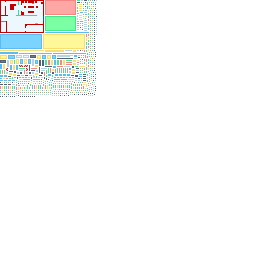
#> input picture assets/environments/iwatodai_dorm/texture.png, 256 x 256 px, found by its file name
$ python texture2collision.py texture.png map_data.h
#> lines starting #> are read from the running program, lines starting #| are printed output that depends on the picture
#!/usr/bin/env python3
"""
texture2collision.py - Blockbench texture to DS collision map converter
Usage:
    python3 texture2collision.py <texture.png> <output.h> [x] [y] [width] [height]

Examples:
    # Full image
    python3 texture2collision.py texture.png map_data.h

    # Crop region (left, top, width, height)
    python3 texture2collision.py texture.png map_data.h 0 0 64 64

Note:
    This is a legacy script that will be deprecated in favour of a newer workflow supporting obj2environment.py and obj2model.py
    It was currently used for the early prototype's simple collision map, but will be removed once we switch to the new workflow.
    The new workflow is planned to use .json files and coordinate data to define collision areas, rather than relying on pixel
    colours in a texture. This will allow for more flexibility and better integration with the 3D models.
"""

import sys
import os

try:
    from PIL import Image
except ImportError:
    print("Error: Pillow is required. Install it with:")
    print("  pip install Pillow")
    sys.exit(1)


# Tile color definitions
# Edit these to match the colors you painted in Blockbench.
# Format: (R, G, B): tile_value
TILE_COLORS = {
    # WORLD
    (197, 0, 0): 0,         # Collision (NOTE: it was 1, now set to 0 to allow no collision)
    (197, 194, 0): 2,       # Save
    (0, 92, 197): 3,        # Prev Scene
    (56, 197, 0): 4,        # Next Scene
    # CHARACTERS
    (0, 197, 173): 100,     # Character 1
    # (197, 0, 0): 101,     # Character 2
    # (197, 0, 0): 102,     # Character 3
    # ENEMIES
    # (197, 0, 0): 201,   # Enemy 1
    # (197, 0, 0): 202,   # Enemy 2
    # (197, 0, 0): 203,   # Enemy 3
}
DEFAULT_TILE = 0           # Any unrecognised color = walkable
COLOR_TOLERANCE = 10       # How close a color needs to be to match (0 = exact)
#


def color_matches(pixel, target, tolerance):
    return all(abs(pixel[i] - target[i]) <= tolerance for i in range(3))


def pixel_to_tile(r, g, b):
    for color, tile_id in TILE_COLORS.items():
        if color_matches((r, g, b), color, COLOR_TOLERANCE):
            return tile_id
    return DEFAULT_TILE


def convert(input_path, output_path, crop=None):
#> called with input_path = 'texture.png', output_path = 'map_data.h'
    if not os.path.isfile(input_path):
        print(f"Error: File not found: {input_path}")
        sys.exit(1)

    img = Image.open(input_path).convert("RGB")
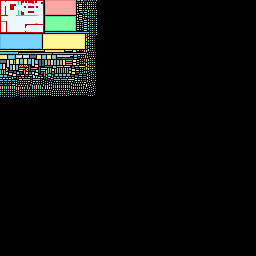
#> img: PIL image 256x256 RGB; mean R, G, B 16, 17.4, 15.7

    if crop:
        x, y, w, h = crop
        img = img.crop((x, y, x + w, y + h))
        print(f"Cropped to region: x={x}, y={y}, w={w}, h={h}")

    # Flip vertically and horizontally to match the flip applied in obj2bin:
    # Without this, the collision map would be mirrored relative to the 3D model.
    img = img.transpose(Image.ROTATE_180)
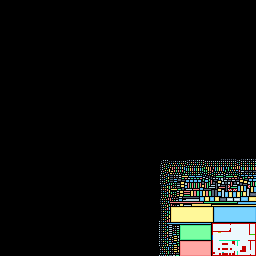
#> img: PIL image 256x256 RGB; mean R, G, B 16, 17.4, 15.7

    width, height = img.size
#> width = 256; height = 256
    print(f"Map size: {width}x{height} tiles")
#| Map size: 256x256 tiles

    # Build the tile grid
    rows = []
    for row_y in range(height):
        row = []
        for col_x in range(width):
            r, g, b = img.getpixel((col_x, row_y))
            row.append(pixel_to_tile(r, g, b))
        rows.append(row)
#> after the loop, rows = 256 items

    # Write the header file
    guard = os.path.basename(output_path).upper().replace(".", "_").replace("-", "_")

    with open(output_path, "w") as f:
        f.write(f"// Auto-generated by texture2collision.py — do not edit manually\n")
        f.write(f"// Source: {os.path.basename(input_path)}\n\n")
        f.write(f"#ifndef {guard}\n")
        f.write(f"#define {guard}\n\n")
        f.write(f"#include <stdint.h>\n\n")
        f.write(f"#define MAP_WIDTH  {width}\n")
        f.write(f"#define MAP_HEIGHT {height}\n\n")

        # Tile value legend as a comment
        f.write("// Tile values:\n")
        f.write(f"//   {DEFAULT_TILE} = walkable (default)\n")
        for color, tile_id in TILE_COLORS.items():
            f.write(f"//   {tile_id} = RGB{color}\n")
        f.write("\n")

        f.write(f"static const uint8_t collision_map[MAP_HEIGHT][MAP_WIDTH] = {{\n")
        for row in rows:
            f.write("    {" + ", ".join(str(t) for t in row) + "},\n")
        f.write("};\n\n")
        f.write(f"#endif // {guard}\n")

    print(f"Written to: {output_path}")


def print_usage():
    print(__doc__)


def main():
    args = sys.argv[1:]

    if len(args) < 2 or args[0] in ("-h", "--help"):
        print_usage()
        sys.exit(0)

    input_path  = args[0]
    output_path = args[1]
    crop        = None

    if len(args) == 6:
        try:
            x, y, w, h = int(args[2]), int(args[3]), int(args[4]), int(args[5])
            crop = (x, y, w, h)
        except ValueError:
            print("Error: Crop values must be integers: x y width height")
            sys.exit(1)
    elif len(args) not in (2, 6):
        print("Error: Wrong number of arguments.")
        print_usage()
        sys.exit(1)

    convert(input_path, output_path, crop)


if __name__ == "__main__":
    main()
